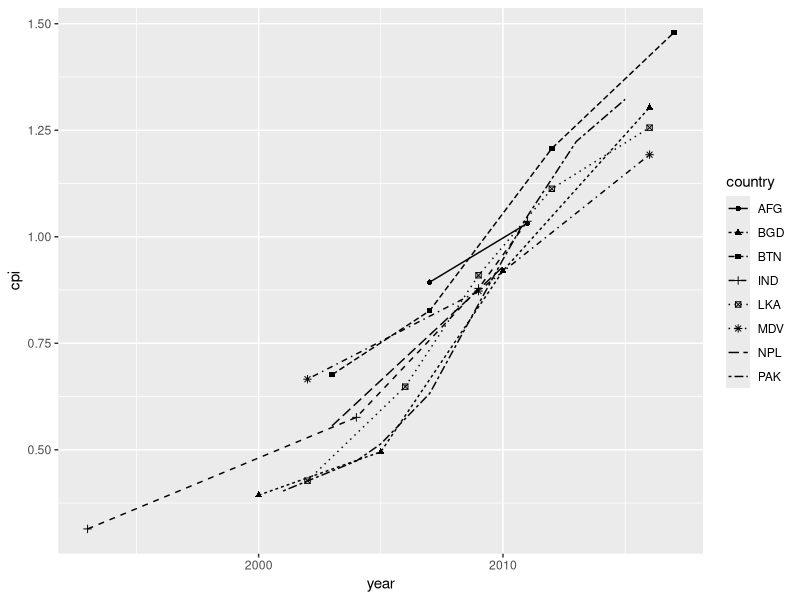

Generate this figure with R: (Note: this script raises an error after producing the figure.)
## ---- chunk 1
library(readr)
cpi <- read_csv("./tables/cpi.csv",col_names = TRUE, col_types = cols())

library(ggplot2)
ggplot(data=cpi, aes(x=year, y=cpi, group=country)) +
  geom_line(aes(linetype=country))+
  geom_point(aes(shape=country))
## ---- chunk 2
knitr::include_graphics("figures/fake_figure.PNG")
